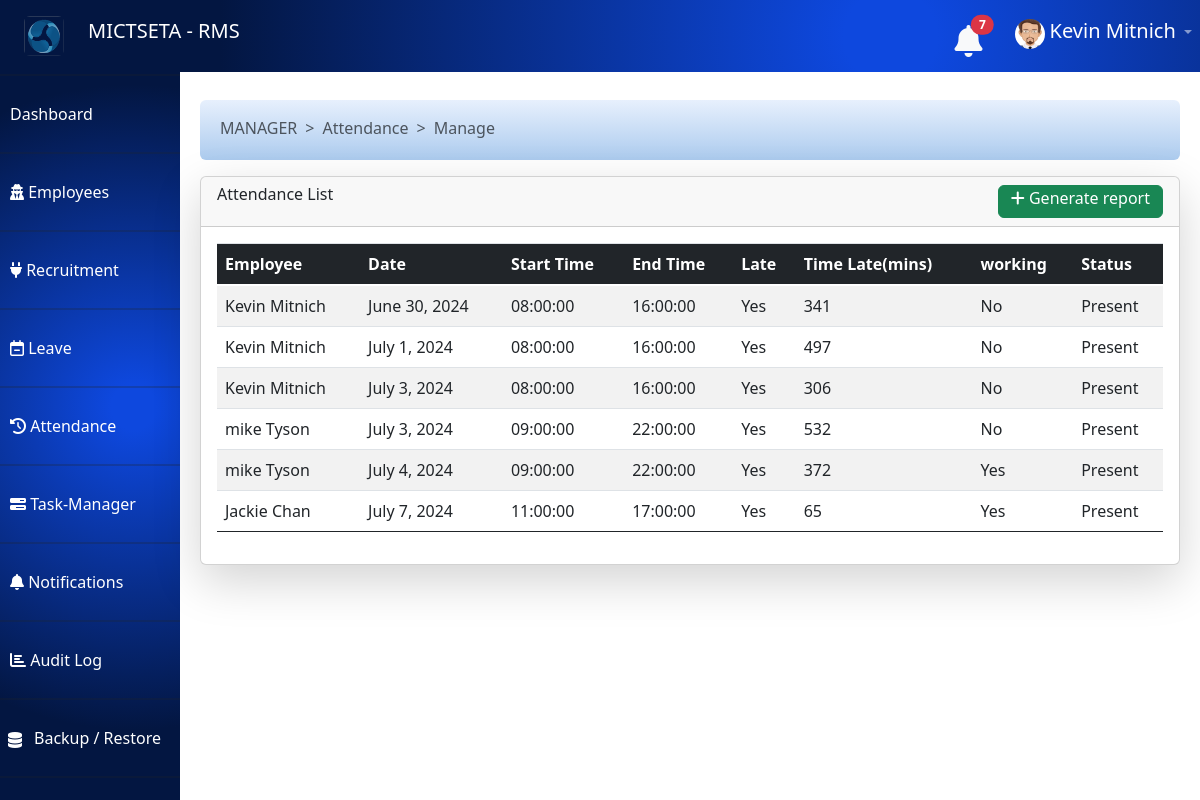
/dashboard/manage_attendance/ (signed in), run on an earlier commit of the app's database.
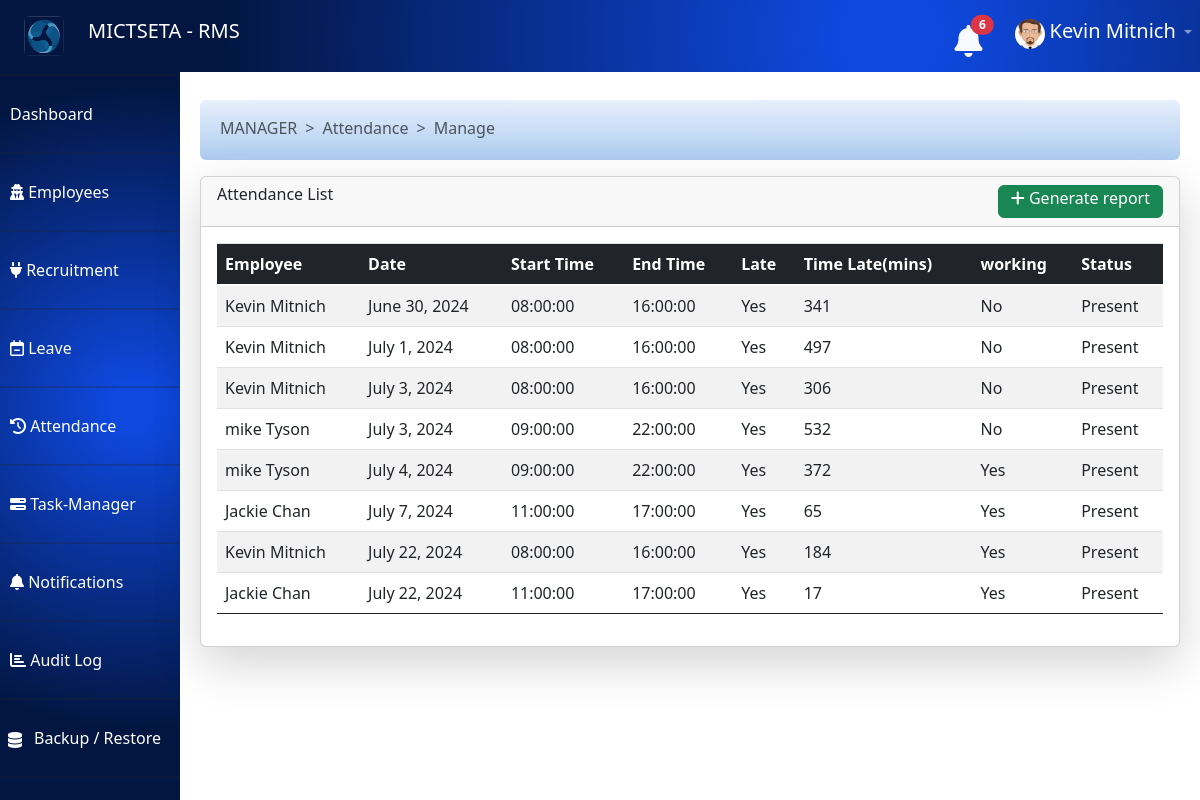
And on a later commit of the database.
### profiles/models.py (models this page shows, shortened)
class Attendance(models.Model):
	employee = models.ForeignKey(User, on_delete=models.CASCADE)
	shift = models.ForeignKey(Shift, on_delete=models.CASCADE)
	minutes = models.CharField(max_length=225,null=True )
	is_late = models.BooleanField(null=False, default=True)
	status = models.CharField(max_length=225,null=False )
	active = models.CharField(max_length=225,null=True, default="Inactive")
	date = models.DateField(auto_now_add=True)

class Shift(models.Model):
	employee = models.OneToOneField(User, on_delete=models.CASCADE)
	rate = models.CharField(max_length=100,null=True )
	start_time = models.CharField(max_length=225,null=False)
	end_time = models.CharField(max_length=225,null=False)
	working_hours = models.CharField(max_length=225,null=False)

### dashboard/views.py (the view)
# urls.py: path('manage_attendance/', views.manage_attendance, name="dashboard.manage_attendance"),
def manage_attendance(request):
	if request.user.is_authenticated:
		if request.user.is_staff:
			try:
				attendances = Attendance.objects.all()
				if request.user.is_superuser:
					notify_len = len(Notification.objects.filter(is_seen=False))
				else:
					notify_len = len(Notification.objects.filter(user=request.user,is_seen=False))
				return render(request,'attendance.html',{'attendances':attendances,'notify_len':notify_len})
			except Exception as e:
				return HttpResponse(f'view Attendance: {e}')
		else:
			return HttpResponse(f"<h1> Sever Error : Permission Denied </h1>")
	else:
		return redirect('render_auth_page')

### dashboard/templates/attendance.html (shortened to what this page needs)
{% extends 'dashboard_base.html' %}
{% block breadcrumbs %}
    <li class="breadcrumb-item active" aria-current="page">Attendance</li>
      <li class="breadcrumb-item active" aria-current="page"> Manage </li>
 {% endblock %}
{% block content %}
        <div class="card shadow-lg mt-3 rounded">
              <div class="card-header d-flex justify-content-between " style="height:50px;">
                <h6>Attendance List</h6>
                {% if  user.is_superuser and user.staffprofile.department == "ADMINISTRATOR" or user.is_superuser and user.staffprofile.department == "MANAGER" %}
                <a href="{% url 'dashboard.attendance_generate_pdf_report' %}" class="btn btn-success py-0" style=""><i class="fa fa-plus" aria-hidden="true"></i> Generate report</a>
                {% endif %}
              </div>
              <div class="card-body" style="overflow-x: scroll;">
                  <table id="attendance" class="table table-striped table-hover" style="width:100%">
                        <thead>
                            <tr>
                               <th class="bg-dark text-white">Employee</th>
                                <th class="bg-dark text-white">Date</th>
                                <th class="bg-dark text-white">Start Time</th>
                                <th class="bg-dark text-white">End Time</th>
                                <th class="bg-dark text-white">Late</th>
                                <th class="bg-dark text-white">Time Late(mins)</th>
                                <th class="bg-dark text-white">working</th>
                                <th class="bg-dark text-white">Status</th>
                            </tr>
                        </thead>
                        <tbody>
                             {% if  user.is_superuser and user.staffprofile.department == "ADMINISTRATOR" or user.is_superuser and user.staffprofile.department == "MANAGER" %}
                        {% for attendance in attendances %}
                         <tr class="text-dark">
                            <td>{{attendance.employee.first_name}} {{attendance.employee.last_name}}</td>
                            <td>{{attendance.date}}</td>
                            <td>{{attendance.shift.start_time}}</td>
                            <td>{{attendance.shift.end_time}}</td>
                            <td>{% if attendance.is_late %} Yes {% else %} No {% endif %}</td>
                            <td>{{attendance.minutes}}</td>
                            <td>{% if attendance.active == "Active" %}Yes{% else %}No{% endif %}</td>
                            <td>{{attendance.status}}</td>
                        </tr>
                        {% endfor %}
                      {% endif %}
                        </tbody>
                    </table>
              </div>
        </div>
{% endblock %}

### dashboard/templates/dashboard_base.html (shortened to what the changed rows need)
<!DOCTYPE html>
<html lang="en">
<head>
  <link href="https://cdn.jsdelivr.net/npm/bootstrap@5.0.2/dist/css/bootstrap.min.css" rel="stylesheet">
  <link href="https://stackpath.bootstrapcdn.com/bootstrap/4.5.2/css/bootstrap.min.css" rel="stylesheet">
  <link rel="stylesheet" href="https://cdnjs.cloudflare.com/ajax/libs/font-awesome/4.7.0/css/font-awesome.min.css">
  <link rel="stylesheet" href="https://cdnjs.cloudflare.com/ajax/libs/font-awesome/6.0.0-beta3/css/all.min.css">
    <link
        href=
"https://cdnjs.cloudflare.com/ajax/libs/bootstrap-datetimepicker/4.17.37/css/bootstrap-datetimepicker.min.css"
        rel="stylesheet">
  <link rel="stylesheet" href="https://cdnjs.cloudflare.com/ajax/libs/twitter-bootstrap/5.3.0/css/bootstrap.min.css">
  <link rel="stylesheet" href="https://cdn.datatables.net/2.0.8/css/dataTables.bootstrap5.css">
 {% load static %}
</head>
<body>
  <nav class="navbar navbar-expand-lg navbar-dark ">
    <div class="collapse navbar-collapse" id="navbarNav">
      <ul class="navbar-nav ml-auto">
        <li class="nav-item">
          <a class="nav-link" href="#">
            <a href="{% url 'dashboard.get_notifications'%}">
              <button type="button" class="btn btn-primarys position-relative p-0 mr-4 mb-1">
               <i class="fas fa-bell fa-2x text-light"  > </i>
               {% if user.notifications or user.is_superuser %}
                {% if notify_len %}
                <span class="position-absolute top-0 start-100 translate-middle badge rounded-pill bg-danger ">
                  {{notify_len}}
                </span>
                {% endif%}
              {% endif %}
              </button>
            </a>
          </a>
        </li>
      </ul>
    </div>
  </nav>
  <div class="sidebar" style=" overflow-y: scroll; overflow-x:none;">
    <h2 class="text-white">Dashboard</h2>
  </div>
  <div class="main-content">
    <div class="content">
      <div id="defaultPage" style="margin-top: 40px;">
        {% block content %}
        {% endblock %}
      </div>
    </div>
  </div>
</body>
</html>

What changed in the data, as far as the page shows it:
added Attendance: employee.first_name "Kevin", employee.last_name "Mitnich", date "July 22, 2024", shift.start_time "08:00:00", shift.end_time "16:00:00", is_late "Yes", minutes "184", active "Yes", status "Present"
added Attendance: employee.first_name "Jackie", employee.last_name "Chan", date "July 22, 2024", shift.start_time "11:00:00", shift.end_time "17:00:00", is_late "Yes", minutes "17", active "Yes", status "Present"
Also different on the page:
{{ notify_len }}: "7" → "6"
